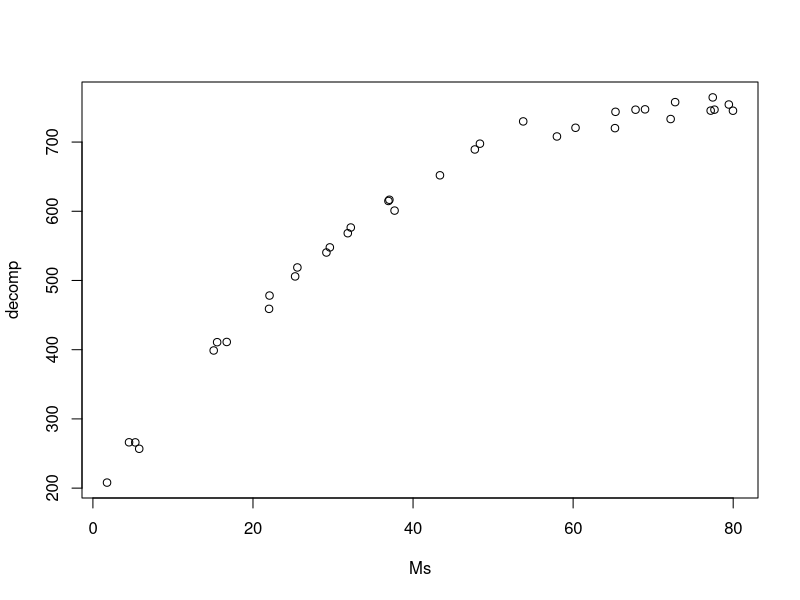

The R script that drew this image:
setwd("C:/Users/DAVIS/Desktop/shell-novice-data/exe9/Intro_Biocomp_ND_317_Tutorial9/")

##########QUESTION 1 ################
#load ponzr csv data file
Ponzr <- read.csv("ponzr1.csv", header=T)

#make custom likelihood function that specifies model structure (parameters, observations)
#-'unpack parameters'
#-assign parameters to expected values (make a place to feed in variables)
#-dnorm(x,mean,sd)
like1 <- function(p,x,y){
  B0=p[1]
  B1=p[2]
  sigma = exp(p[3])
  expected = B0
  
  nll = -sum(dnorm(y, mean=expected, sd=sigma, log=TRUE))
  return(nll)
}

#make second likelihood model
like2 <- function(p,x,y){
  B0=p[1]
  B1=p[2]
  sigma = exp(p[3])
  expected = B0+B1*x
  
  nll = -sum(dnorm(y, mean=expected, sd=sigma, log=TRUE))
  return(nll)
}

#change all WT to 0 and each mutation to 1 and split them up
Ponzr1 <- Ponzr[which(Ponzr$mutation=="WT"),]
Ponzr1[,1] <- 0
Ponzr2 <- Ponzr[which(Ponzr$mutation=="M124K"),]
Ponzr2[,1] <- 1
Ponzr3 <- Ponzr[which(Ponzr$mutation=="V456D"),]
Ponzr3[,1] <- 1
Ponzr4 <- Ponzr[which(Ponzr$mutation=="I213N"),]
Ponzr4[,1] <- 1

Ponzr1_2 <- rbind(Ponzr1,Ponzr2)
Ponzr1_3 <- rbind(Ponzr1,Ponzr3)
Ponzr1_4 <- rbind(Ponzr1,Ponzr4)


#optim function to look for maximum likelihood of our model
#estimate parameters by minimizing the NLL
#create a vector with initial guesses
#minimize log likelihood

#wt vs M124K
Guess = c(1,1,1)
fit1=optim(Guess, like1, x=Ponzr1$mutation, y=Ponzr1$ponzr1Counts)
fit2=optim(Guess, like2, x=Ponzr2$mutation, y=Ponzr2$ponzr1Counts)
fit1$value
fit2$value
D = 2*(fit1$value-fit2$value)
pchisq(D, df=1, lower.tail=F)
##Mutation M124K p-value=0.72, no effect of treatment

#wt vs. V456D
Guess = c(1,1,1)
fit1=optim(Guess, like1, x=Ponzr1$mutation, y=Ponzr1$ponzr1Counts)
fit2=optim(Guess, like2, x=Ponzr3$mutation, y=Ponzr3$ponzr1Counts)
fit1$value
fit2$value
D = 2*(fit1$value-fit2$value)
pchisq(D, df=1, lower.tail=F)
##Mutation V456D p-value=0.0000056 effect of treatment

#wt vs.I213N
Guess = c(1,1,1)
fit1=optim(Guess, like1, x=Ponzr1$mutation, y=Ponzr1$ponzr1Counts)
fit2=optim(Guess, like2, x=Ponzr4$mutation, y=Ponzr4$ponzr1Counts)
fit1$value
fit2$value
D = 2*(fit1$value-fit2$value)
pchisq(D, df=1, lower.tail=F)
##Mutation I213N p-value 0.88 no effect of treatment


##Mutation M124K p-value=0.72, no effect of treatment
##Mutation V456D p-value=0.0000056 effect of treatment
##Mutation I213N p-value 0.88 no effect of treatment
##Therefore, the V456D mutation significantly reduced the expression of ponzr1


##########QUESTION 2 ################
#load csv file for mmarinum
Mmarinum <- read.csv("MmarinumGrowth.csv", header=T)

#make custom likelihood function
nllike <- function(p,x,y){
  B0=p[1]
  B1=p[2]
  sigma = exp(p[3])
  expected = B0*(x/(B1+x))
  
  nll = -sum(dnorm(x=y, mean=expected, sd=sigma, log=TRUE))
  return(nll)
}

#optim function to find the max growth rate and half-saturatation constant
Guess = c(1,1,1)
fit=optim(Guess, nllike, x=Mmarinum$S, y=Mmarinum$u)
print(cbind("umax is ", fit$par[1], " and Ks is ", fit$par[2]))

##max growth rate (umax)=1.46
##half sat constant=42.6
##sigma=0.04



#############QUESTION 3 #############
#load data for decomposition of leaves
leafDecomp <- read.csv("leafDecomp.csv", header = T)

#create custom functions for the three models:
#constant fit model(null model)
constant <- function(p,x,y){
  sigma = exp(p[1])
  B0=p[2]
  
  expected = B0
  
  nll = -sum(dnorm(x=y, mean=expected, sd=sigma, log=TRUE))
  return(nll)
}

#linear model
linear <- function(p,x,y){
  sigma = exp(p[1])
  B0=p[2]
  B1=p[3]
  
  expected = B0 + B1*x
  
  nll = -sum(dnorm(x=y, mean=expected, sd=sigma, log=TRUE))
  return(nll)
}

#quadratic model
quadratic <- function(p,x,y){
  sigma = exp(p[1])
  B0=p[2]
  B1=p[3]
  B2=p[4]
  
  expected = B0 + B1*x + B2*x*x
  
  nll = -sum(dnorm(x=y, mean=expected, sd=sigma, log=TRUE))
  return(nll)
}

#want to minimize parameters so we find max
#likelihood to capture shape but with as few parameters
#estimate parameters for each of the three likelihood functions
#use mean of all decomposition values to set initial parameter guess for the constant model
mean(leafDecomp$decomp)
constantGuess = c(1,500)
#use slope and intercept of data to inform initial guess for linear model
plot(leafDecomp)
linearGuess = c(1,200,10)
#difficult to have initial guess, try B0=200, B1=10, B2=-0.2, sigma=1
quadraticGuess = c(1,200,10,-0.2)

#optimize each likelihood function with different number of parameters
constantResult=optim(constantGuess, constant, x=leafDecomp$Ms, y=leafDecomp$decomp)
linearResult=optim(linearGuess, linear, x=leafDecomp$Ms, y=leafDecomp$decomp)
quadraticResult=optim(quadraticGuess, quadratic, x=leafDecomp$Ms, y=leafDecomp$decomp)

constantResult$value
linearResult$value
quadraticResult$value

constantResult$par
linearResult$par
quadraticResult$par

#do t-tests on all combinations of min NLL for 3 models:
D1_2 = 2*(constantResult$value - linearResult$value)
D1_3 = 2*(constantResult$value - quadraticResult$value)
D2_3 = 2*(linearResult$value - quadraticResult$value)

#set df to 1 or 2 depending on difference in parameters between two models
pchisq(D1_2, df=1, lower.tail=F)
pchisq(D1_3, df=2, lower.tail=F)
pchisq(D2_3, df=1, lower.tail=F)

#p-values for likelihood ratio tests are all about 0
#constant fit B0=589.7, sigma=164
#linear fit B0=318, B1=6.3, sigma=54
#quadratic fit B0=180, B1=15.7, B2=-0.11, sigma=10.7
##therefore, quadratic model is the best since it has the smallest sigma, linear model is second best, null model is the worst